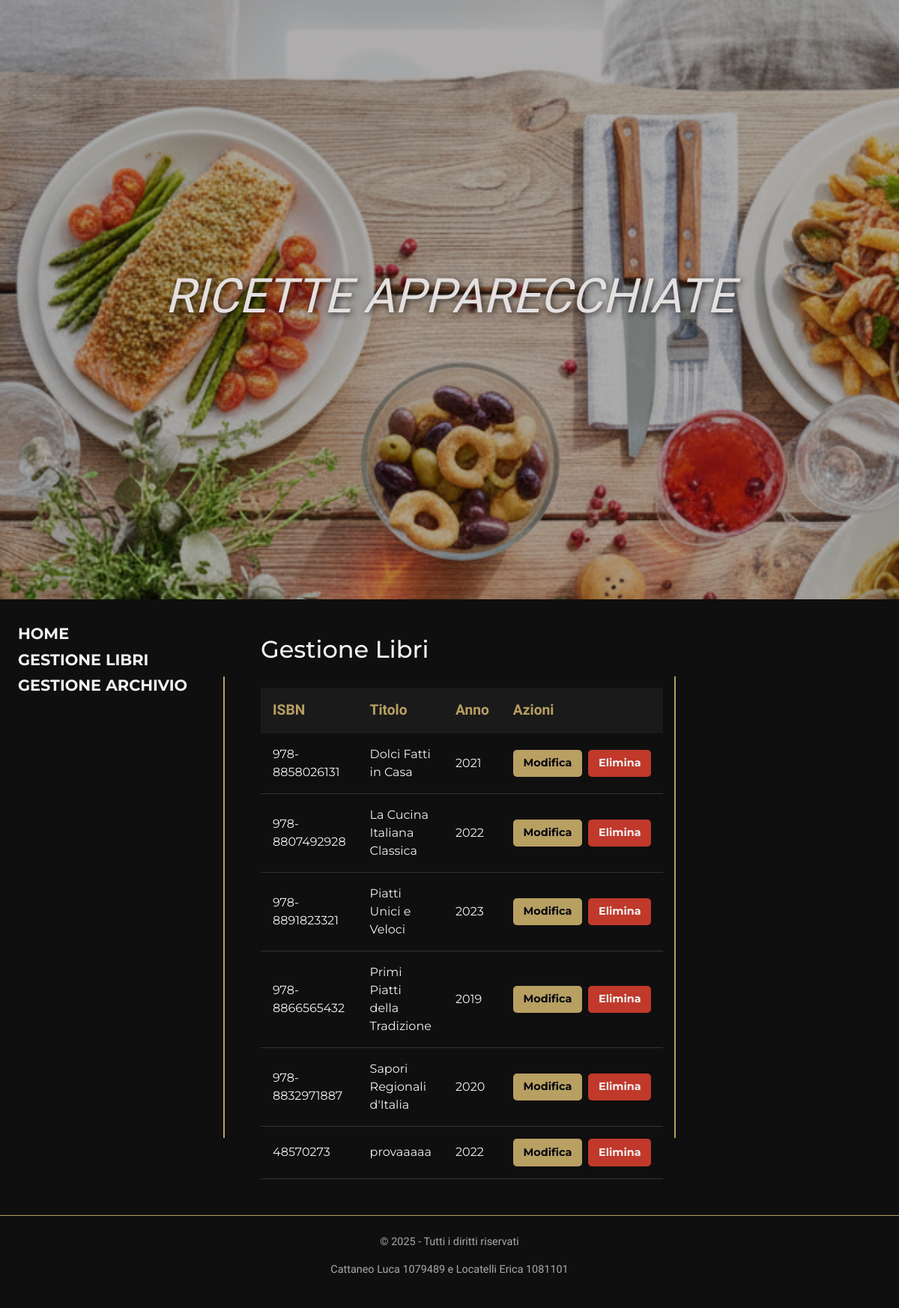
Page /libri/ on the earlier database version.
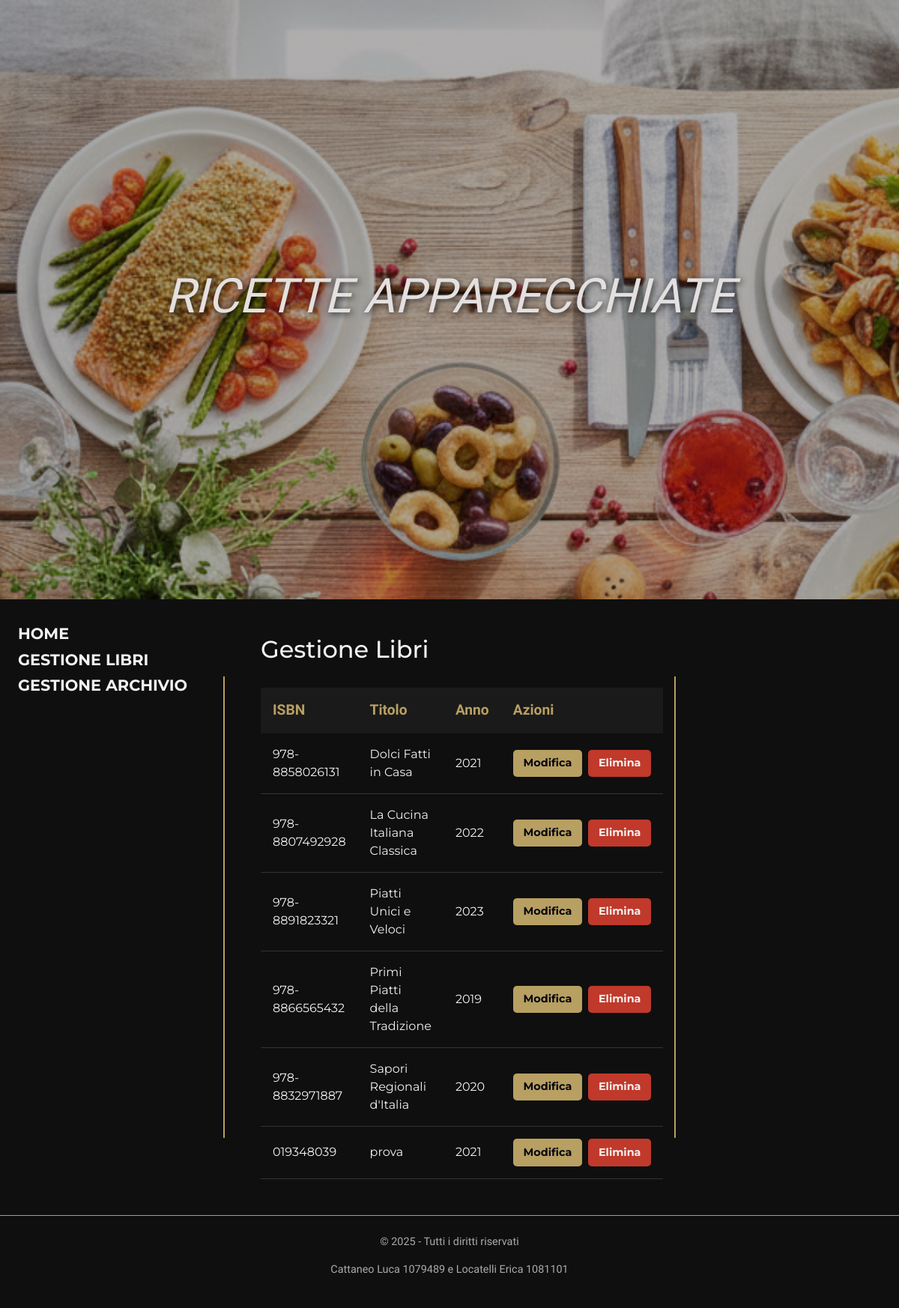
Same page on the later database version.
### ricette/models.py (models this page shows, shortened)
class Libro(models.Model):
    codISBN = models.CharField(max_length=13, unique=True, primary_key=True)
    titolo = models.CharField(max_length=200)
    anno = models.IntegerField()

### ricette/views.py (the view)
# urls.py: path('libri/', views.elenco_libri_view, name='elenco-libri'),
def elenco_libri_view(request):
    tutti_i_libri = Libro.objects.all().order_by('titolo') # Ordiniamo i libri per titolo
    context = {
        'lista_libri': tutti_i_libri
    }
    return render(request, 'ricette/elenco_libri.html', context)

### ricette/templates/ricette/elenco_libri.html (shortened to what this page needs)
{% extends 'ricette/base.html' %}
{% block content %}
    <h2>Gestione Libri</h2>
    <table class="table-crud">
        <thead>
            <tr>
                <th>ISBN</th>
                <th>Titolo</th>
                <th>Anno</th>
                <th class="actions">Azioni</th>
            </tr>
        </thead>
        <tbody>
            {% for libro in lista_libri %}
            <tr>
                <td>{{ libro.codISBN }}</td>
                <td>{{ libro.titolo }}</td>
                <td>{{ libro.anno }}</td>
                <td class="actions">
                    <div class="button-container">
                        <a href="{% url 'modifica-libro' libro.codISBN %}" class="button-edit">Modifica</a>
                        <a href="{% url 'elimina-libro' libro.codISBN %}" class="button-delete">Elimina</a>
                    </div>
                </td>
            </tr>
            {% empty %}
            <tr>
                <td colspan="4">Nessun libro trovato nel database.</td>
            </tr>
            {% endfor %}
        </tbody>
    </table>
{% endblock %}

### ricette/templates/ricette/base.html (shortened to what this page needs)
{% load static %}
<!DOCTYPE html>
<html lang="it">
<head>
    <link href="https://cdn.jsdelivr.net/npm/bootstrap@5.3.3/dist/css/bootstrap.min.css" rel="stylesheet">
    <link rel="stylesheet" href="{% static 'ricette/css/style.css' %}">
</head>
<body>
    <header class="hero-header">
        <h1>RICETTE APPARECCHIATE</h1>
    </header>
    <div class="container-fluid">
        <div class="row">
            <div class="col-md-3 p-4 vertical-divider-right">
                <div class="sidebar-content">
                    {% block sidebar %}
                        <nav class="main-nav">
                            <ul>
                                <li><a href="{% url 'home' %}">HOME</a></li>
                                <li class="has-submenu">
                                    <a href="#">GESTIONE LIBRI</a>
                                </li>
                                <li class="has-submenu">
                                    <a href="#">GESTIONE ARCHIVIO</a>
                                </li>
                            </ul>
                        </nav>
                    {% endblock sidebar %}
                </div>
            </div>
            <main class="col-md-6 p-5">
            {% block content %}{% endblock %}
            </main>
            <div class="col-md-3 vertical-divider-left"></div>
        </div>
    </div>
    <footer class="main-footer">
        <p>&copy; 2025 - Tutti i diritti riservati</p>
        <p> Cattaneo Luca 1079489 e Locatelli Erica 1081101</p>
    </footer>
</body>
</html>

### ricette/static/ricette/css/style.css (style rules this page uses)
* { box-sizing: border-box; margin: 0; padding: 0; }
body { background-color: #0f0f0f; color: #f2f2f2; font-family: 'Montserrat', sans-serif; }
.hero-header { height: 100vh; background-image: url('../images/background_header.png'); background-size: cover; background-position: center; background-repeat: no-repeat; background-attachment: fixed; background-color: rgba(26, 22, 22, 0.345); background-blend-mode: multiply; display: flex; justify-content: center; align-items: center; }
.hero-header h1 { font-family: 'Chonburi', serif; font-size: 4rem; color: #e4e0e0; text-align: center; font-style: italic; text-shadow: 2px 2px 8px rgba(0, 0, 0, 0.7); }
.vertical-divider-right, .vertical-divider-left { position: relative; }
.vertical-divider-right::after { content: ''; position: absolute; right: 0; top: 50%; transform: translateY(-50%); height: 75%; width: 2px; background-color: #b89f62; }
.vertical-divider-left::before { content: ''; position: absolute; left: 0; top: 50%; transform: translateY(-50%); height: 75%; width: 2px; background-color: #b89f62; }
.sidebar-content { position: sticky; top: 2rem; }
.main-nav ul { list-style-type: none; margin-top: 0.4rem; padding: 0; }
.main-nav ul li { margin-bottom: 0.2rem; }
.main-nav ul li a { color: #f2f2f2; text-decoration: none; font-size: 1.3rem; font-weight: bold; display: block; transition: color 0.3s; }
.main-footer { width: 100%; padding: 1.5rem 1rem; background-color: #0f0f0f; text-align: center; font-family: 'Sorts Mill Goudy', serif; color: #aaa; font-size: 0.9rem; border-top: 1px solid #b89f62; }
.table-crud { width: 100%; border-collapse: collapse; margin-top: 2rem; font-size: 1rem; }
.table-crud thead { background-color: #1a1a1a; }
.table-crud th { color: #b89f62; padding: 1rem; text-align: left; font-family: 'Sorts Mill Goudy', serif; font-size: 1.2rem; }
.table-crud td { padding: 1rem; border-bottom: 1px solid #333; }
.table-crud .actions { width: 200px; }
.table-crud .actions .button-container { display: flex; justify-content: center; align-items: center; gap: 0.5rem; }
.button-primary, .button-secondary, .button-edit, .button-delete { display: inline-block; padding: 0.8rem 1.5rem; border: 1px solid transparent; border-radius: 5px; font-weight: bold; text-align: center; text-decoration: none; cursor: pointer; font-size: 1rem; transition: all 0.2s ease-in-out; }
.table-crud .button-edit, .table-crud .button-delete { padding: 0.4rem 0.8rem; font-size: 0.9rem; }
.button-edit { background-color: #b89f62; color: #05080f; }
.button-delete { background-color: #c0392b; color: #f2f2f2; }

Differences in the rows shown:
removed Libro: codISBN "48570273", titolo "provaaaaa", anno "2022"
added Libro: codISBN "019348039", titolo "prova", anno "2021"
